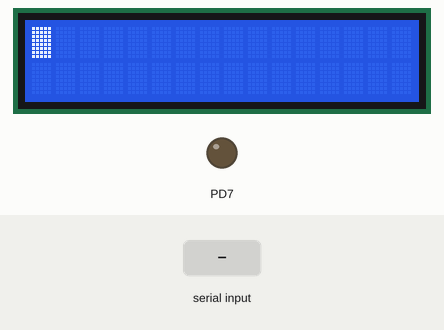
The program below on a simulated ATmega1284P, built with avr-gcc and emulated at 8 MHz. Shown: 16×2 character LCD, output pins drawn as LEDs (lit = HIGH). Wiring (inferred from the names in the program): character LCD (HD44780): RS PD5; E PD6; data PC0, PC1, PC2, PC3, PC4, PC5, PC6, PC7. Inputs (shaded band) come from the test bench. Pins used as bus, display or sensor lines are not drawn.

Above: at 16.8 s.
16.9 s: "1" received over Serial
At 17.4 s:
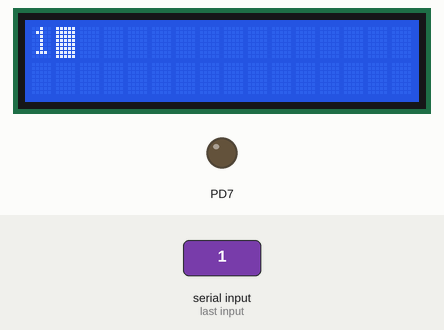
19.2 s: "0" received over Serial
At 19.9 s:
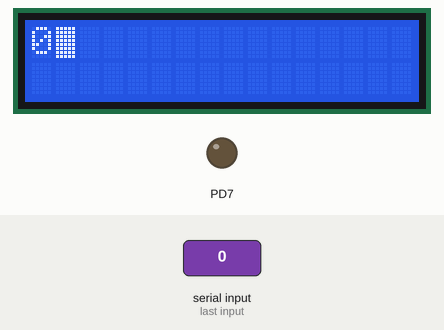
21.5 s: "2" received over Serial
At 21.9 s:
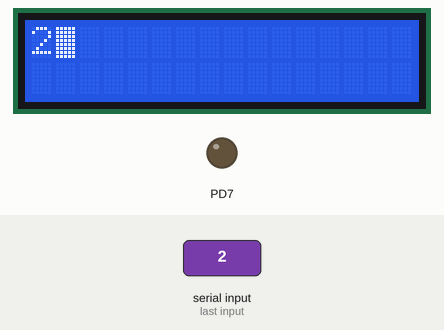
Timing chart, 0 to 24.5 s (numbered marks = the images above; inputs shaded):
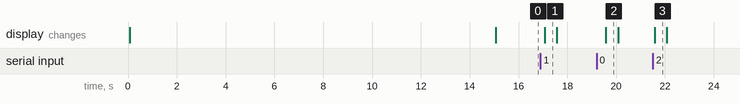

The program:

main.c
```c
/*
 * bluetoothmotor.c
 *
 * Created: 15/11/2016 14:29:07
 * Author : Admin
 */

#include <avr/io.h>
#include <avr/interrupt.h>
#include <avr/portpins.h>
#include <avr/pgmspace.h>

// ucr stuff
#include <util/delay.h>
#include "usart_ATmega1284.h"
#include "lcd.h"

int main(void)
{
	DDRD = 0xE2; PORTD = 0x1D; // D0 = RX, D1 = TX, D5-D7 LCD control lines
	DDRC = 0xFF; PORTC = 0x00; // LCD data lines
	LCD_init();
	initUSART(0);
    /* Replace with your application code */
	unsigned char counter = 0;
	unsigned char muhBuffer[256];
	unsigned char input = 0;
	LCD_ClearScreen();
	LCD_DisplayString(1,"Hello");
    while (1)
    {
		if (counter < 30) counter++;
		else{
			if (USART_HasReceived(0)){
				LCD_Cursor(1);
				input = USART_Receive(0);
				//LCD_DisplayString(1,input);
				LCD_WriteData(input);
			}
			else LCD_ClearScreen();
		}
		_delay_ms(500);
    }
}
```

usart_ATmega1284.h
```c
// Permission to copy is granted provided that this header remains intact.
// This software is provided with no warranties.

////////////////////////////////////////////////////////////////////////////////

#ifndef USART_1284_H
#define USART_1284_H

// USART Setup Values
#define F_CPU 8000000UL // Assume uC operates at 8MHz
#define BAUD_RATE 9600
#define BAUD_PRESCALE (((F_CPU / (BAUD_RATE * 16UL))) - 1)

////////////////////////////////////////////////////////////////////////////////
//Functionality - Initializes TX and RX on PORT D
//Parameter: usartNum specifies which USART is being initialized
//			 If usartNum != 1, default to USART0
//Returns: None
void initUSART(unsigned char usartNum)
{
	if (usartNum != 1) {
		// Turn on the reception circuitry of USART0
		// Turn on receiver and transmitter
		// Use 8-bit character sizes
		UCSR0B |= (1 << RXEN0)  | (1 << TXEN0);
		UCSR0C |= (1 << UCSZ00) | (1 << UCSZ01);
		// Load lower 8-bits of the baud rate value into the low byte of the UBRR0 register
		UBRR0L = BAUD_PRESCALE;
		// Load upper 8-bits of the baud rate value into the high byte of the UBRR0 register
		UBRR0H = (BAUD_PRESCALE >> 8);
	}
	else {
		// Turn on the reception circuitry for USART1
		// Turn on receiver and transmitter
		// Use 8-bit character sizes
		UCSR1B |= (1 << RXEN1)  | (1 << TXEN1);
		UCSR1C |= (1 << UCSZ10) | (1 << UCSZ11);
		// Load lower 8-bits of the baud rate value into the low byte of the UBRR1 register
		UBRR1L = BAUD_PRESCALE;
		// Load upper 8-bits of the baud rate value into the high byte of the UBRR1 register
		UBRR1H = (BAUD_PRESCALE >> 8);
	}
}
////////////////////////////////////////////////////////////////////////////////
//Functionality - checks if USART is ready to send
//Parameter: usartNum specifies which USART is checked
//Returns: 1 if true else 0
unsigned char USART_IsSendReady(unsigned char usartNum)
{
	return (usartNum != 1) ? (UCSR0A & (1 << UDRE0)) : (UCSR1A & (1 << UDRE1));
}
////////////////////////////////////////////////////////////////////////////////
//Functionality - checks if USART has successfully transmitted data
//Parameter: usartNum specifies which USART is being checked
//Returns: 1 if true else 0
unsigned char USART_HasTransmitted(unsigned char usartNum)
{
	return (usartNum != 1) ? (UCSR0A & (1 << TXC0)) : (UCSR1A & (1 << TXC1));
}
////////////////////////////////////////////////////////////////////////////////
// **** WARNING: THIS FUNCTION BLOCKS MULTI-TASKING; USE WITH CAUTION!!! ****
//Functionality - checks if USART has recieved data
//Parameter: usartNum specifies which USART is checked
//Returns: 1 if true else 0
unsigned char USART_HasReceived(unsigned char usartNum)
{
	return (usartNum != 1) ? (UCSR0A & (1 << RXC0)) : (UCSR1A & (1 << RXC1));
}
////////////////////////////////////////////////////////////////////////////////
//Functionality - Flushes the data register
//Parameter: usartNum specifies which USART is flushed
//Returns: None
void USART_Flush(unsigned char usartNum)
{
	static unsigned char dummy;
	if (usartNum != 1) {
		while ( UCSR0A & (1 << RXC0) ) { dummy = UDR0; }
	}
	else {
		while ( UCSR1A & (1 << RXC1) ) { dummy = UDR1; }
	}
}
////////////////////////////////////////////////////////////////////////////////
// **** WARNING: THIS FUNCTION BLOCKS MULTI-TASKING; USE WITH CAUTION!!! ****
//Functionality - Sends an 8-bit char value
//Parameter: Takes a single unsigned char value
//			 usartNum specifies which USART will send the char
//Returns: None
void USART_Send(unsigned char sendMe, unsigned char usartNum)
{
	if (usartNum != 1) {
		while( !(UCSR0A & (1 << UDRE0)) );
		UDR0 = sendMe;
	}
	else {
		while( !(UCSR1A & (1 << UDRE1)) );
		UDR1 = sendMe;
	}
}
////////////////////////////////////////////////////////////////////////////////
// **** WARNING: THIS FUNCTION BLOCKS MULTI-TASKING; USE WITH CAUTION!!! ****
//Functionality - receives an 8-bit char value
//Parameter: usartNum specifies which USART is waiting to receive data
//Returns: Unsigned char data from the receive buffer
unsigned char USART_Receive(unsigned char usartNum)
{
	if (usartNum != 1) {
		while ( !(UCSR0A & (1 << RXC0)) ); // Wait for data to be received
		return UDR0; // Get and return received data from buffer
	}
	else {
		while ( !(UCSR1A & (1 << RXC1)) );
		return UDR1;
	}
}

#endif USART_1284_H
```

lcd.h
```c
// Permission to copy is granted provided that this header remains intact.
// This software is provided with no warranties.

#ifndef LCD_H
#define LCD_H

#include <stdio.h>

#define SET_BIT(p,i) ((p) |= (1 << (i)))
#define CLR_BIT(p,i) ((p) &= ~(1 << (i)))
#define GET_BIT(p,i) ((p) & (1 << (i)))

/*-------------------------------------------------------------------------*/

#define DATA_BUS PORTC		// port connected to pins 7-14 of LCD display
#define CONTROL_BUS PORTD	// port connected to pins 4 and 6 of LCD disp.
#define RS 5				// pin number of uC connected to pin 4 of LCD disp.
#define E 6					// pin number of uC connected to pin 6 of LCD disp.

/*-------------------------------------------------------------------------*/

void delay_ms(int miliSec) { //for 8 Mhz crystal
	int i,j;
	for(i=0;i<miliSec;i++) {
		for(j=0;j<775;j++) {
			asm("nop");
		}
	}
}

/*-------------------------------------------------------------------------*/

void LCD_WriteCommand (unsigned char Command) {
	CLR_BIT(CONTROL_BUS,RS);
	DATA_BUS = Command;
	SET_BIT(CONTROL_BUS,E);
	asm("nop");
	CLR_BIT(CONTROL_BUS,E);
	delay_ms(2); // ClearScreen requires 1.52ms to execute
}

void LCD_ClearScreen(void) {
	LCD_WriteCommand(0x01);
}

void LCD_init(void) {
	delay_ms(100); //wait for 100 ms for LCD to power up
	LCD_WriteCommand(0x38);
	LCD_WriteCommand(0x06);
	LCD_WriteCommand(0x0f);
	LCD_WriteCommand(0x01);
	delay_ms(10);
}

void LCD_WriteData(unsigned char Data) {
	SET_BIT(CONTROL_BUS,RS);
	DATA_BUS = Data;
	SET_BIT(CONTROL_BUS,E);
	asm("nop");
	CLR_BIT(CONTROL_BUS,E);
	delay_ms(1);
}

void LCD_Cursor(unsigned char column) {
	if ( column < 17 ) { // 16x2 LCD: column < 17; 16x1 LCD: column < 9
		LCD_WriteCommand(0x80 + column - 1);
		} else { // 6x2 LCD: column - 9; 16x1 LCD: column - 1
		LCD_WriteCommand(0xB8 + column - 9);
	}
}

void LCD_DisplayString( unsigned char column, const unsigned char* string) {
	LCD_ClearScreen();
	unsigned char c = column;
	while(*string) {
		LCD_Cursor(c++);
		LCD_WriteData(*string++);
	}
}

#endif // LCD_H
```

Measured:
- after the input at 16.9 s, the display: changes after 0.17 s (image 1)
- after the input at 19.2 s, the display: changes after 0.38 s (image 2)
- after the input at 21.5 s, the display: changes after 0.08 s (image 3)
- what the display in image 1 shows lasts 0.5 s, from 17.1 s to 17.6 s
